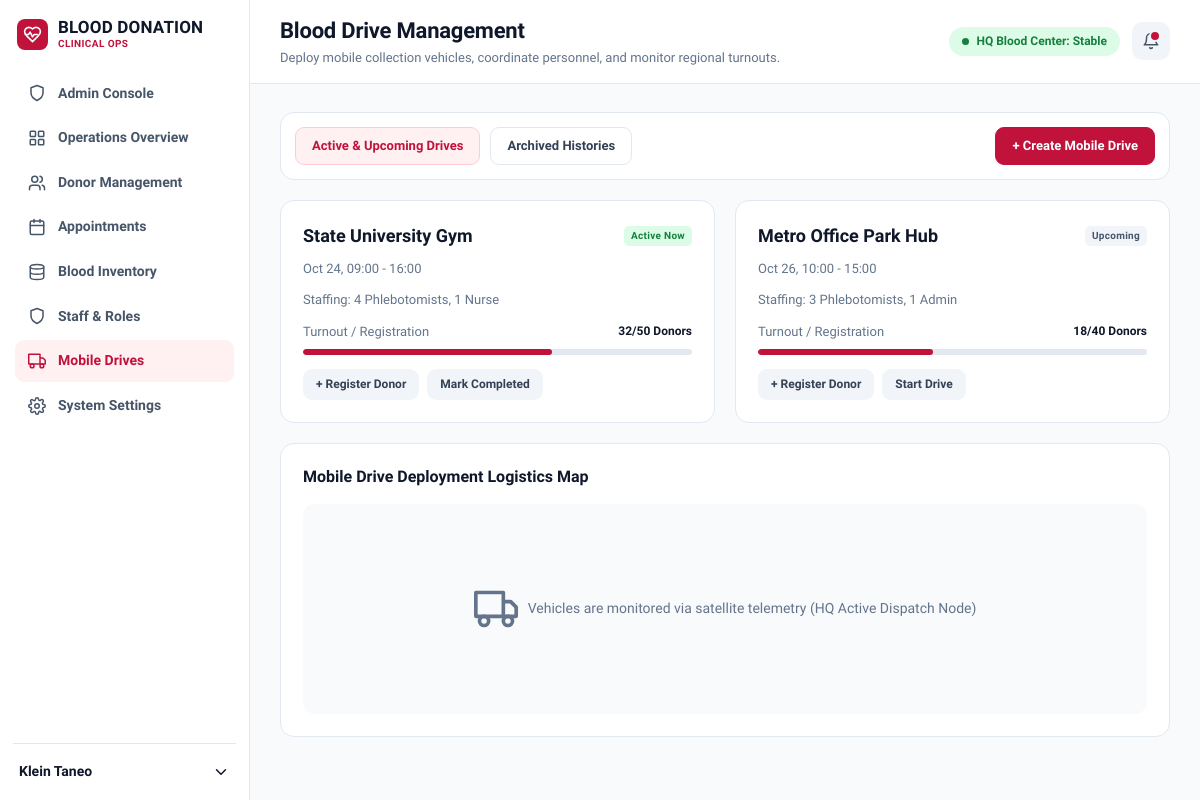
Page /drives.php (signed in) on the committed database.
### tables this page shows
CREATE TABLE users (
  id INT AUTO_INCREMENT PRIMARY KEY,
  name VARCHAR(100) NOT NULL,
  email VARCHAR(150) NOT NULL UNIQUE,
  password_hash VARCHAR(255) NOT NULL,
  role VARCHAR(60) NOT NULL DEFAULT 'Triage Nurse',
  facility VARCHAR(80) NOT NULL DEFAULT 'HQ Central Center',
  access_level VARCHAR(60) NOT NULL DEFAULT 'Pre-screening',
  status ENUM('Active','Pending','Suspended') NOT NULL DEFAULT 'Pending',
  avatar VARCHAR(100) NULL,
  created_at TIMESTAMP DEFAULT CURRENT_TIMESTAMP
);

CREATE TABLE drives (
  id INT AUTO_INCREMENT PRIMARY KEY,
  name VARCHAR(120) NOT NULL,
  drive_date DATE NOT NULL,
  start_time TIME NOT NULL,
  end_time TIME NOT NULL,
  staffing VARCHAR(160) NOT NULL,
  registered INT NOT NULL DEFAULT 0,
  target INT NOT NULL DEFAULT 50,
  status ENUM('Active','Upcoming','Completed') NOT NULL DEFAULT 'Upcoming',
  created_at TIMESTAMP DEFAULT CURRENT_TIMESTAMP
);

### drives.php (the view, shortened to what this page needs)
<?php
require __DIR__ . '/config.php';
require __DIR__ . '/includes/layout.php';
$u = require_login();
$arch = ($_GET['tab'] ?? '') === 'archive';
$drives = q('SELECT * FROM drives WHERE status ' . ($arch ? '= "Completed" ORDER BY drive_date DESC' : 'IN ("Active","Upcoming") ORDER BY drive_date'))->fetchAll();
app_start('Blood Drive Management', 'Deploy mobile collection vehicles, coordinate personnel, and monitor regional turnouts.', 'drives');
?>
<div class="card filters">
  <a class="btn <?= !$arch ? 'tab-on' : '' ?>" href="drives.php">Active &amp; Upcoming Drives</a>
  <a class="btn <?= $arch ? 'tab-on' : '' ?>" href="drives.php?tab=archive">Archived Histories</a>
  <span class="spacer"></span><button class="btn primary" data-open="driveModal">+ Create Mobile Drive</button>
</div>
<div class="grid2 even">
<?php foreach ($drives as $d): $pct = min(100, round($d['registered'] / max(1, $d['target']) * 100)); ?>
  <div class="card drive">
    <div class="between"><h3><?= e($d['name']) ?></h3>
      <span class="tag <?= $d['status'] === 'Active' ? 'stable' : 'neutral' ?>"><?= $d['status'] === 'Active' ? 'Active Now' : ($d['status'] === 'Upcoming' ? 'Upcoming' : 'Completed ' . e(date('M j', strtotime($d['drive_date'])))) ?></span></div>
    <p class="muted"><?= e(date('M j', strtotime($d['drive_date']))) ?>, <?= e(date('H:i', strtotime($d['start_time']))) ?> - <?= e(date('H:i', strtotime($d['end_time']))) ?></p>
    <p class="muted">Staffing: <?= e($d['staffing']) ?></p>
    <div class="between sm"><span class="muted">Turnout / Registration</span><b><?= (int)$d['registered'] ?>/<?= (int)$d['target'] ?> <?= $d['status'] === 'Completed' ? 'Collected' : 'Donors' ?></b></div>
    <div class="bar critical"><i style="width:<?= $pct ?>%"></i></div>
    <?php if ($d['status'] !== 'Completed'): ?>
    <div class="btns top"><form method="post" class="inline"><button class="btn sm">+ Register Donor</button></form>
      <form method="post" class="inline"><?= csrf_field() ?><input type="hidden" name="id" value="<?= (int)$d['id'] ?>"><input type="hidden" name="action" value="status">
        <input type="hidden" name="to" value="<?= $d['status'] === 'Active' ? 'Completed' : 'Active' ?>"><button class="btn sm"><?= $d['status'] === 'Active' ? 'Mark Completed' : 'Start Drive' ?></button></form></div>
    <?php endif; ?>
  </div>
<?php endforeach; if (!$drives): ?><div class="card empty">No drives in this view.</div><?php endif; ?>
</div>
<div class="card"><div class="card-head"><h2>Mobile Drive Deployment Logistics Map</h2></div>
  <div class="map"><?= icon('truck') ?><span>Vehicles are monitored via satellite telemetry (HQ Active Dispatch Node)</span></div></div>
<?php modal_end(); app_end();

### includes/layout.php (shortened to what this page needs)
<?php
function head_tags(string $title): string {
    return '<!DOCTYPE html><html lang="en"><head><meta charset="utf-8">'
        . '<meta name="viewport" content="width=device-width, initial-scale=1">'
        . '<title>' . e($title) . ' · ' . APP_NAME . '</title>'
        . '<link rel="preconnect" href="https://fonts.googleapis.com"><link rel="preconnect" href="https://fonts.gstatic.com" crossorigin>'
        . '<link href="https://fonts.googleapis.com/css2?family=Hanken+Grotesk:wght@400;500;600;700;800&display=swap" rel="stylesheet">'
        . '<link rel="stylesheet" href="assets/css/style.css"></head>';
}
function brand(bool $sub = false): string {
    return '<div class="brand"><span class="logo">' . icon('heart') . '</span><span><b>BLOOD DONATION</b>'
        . ($sub ? '<small>CLINICAL OPS</small>' : '') . '</span></div>';
}
function app_start(string $title, string $sub, string $active): void {
    $u = user();
    $nav = [
        'dashboard' => ['Operations Overview', 'grid'], 'donors' => ['Donor Management', 'users'],
        'appointments' => ['Appointments', 'calendar'], 'inventory' => ['Blood Inventory', 'database'],
        'staff' => ['Staff & Roles', 'shield'], 'drives' => ['Mobile Drives', 'truck'],
        'settings' => ['System Settings', 'settings'],
    ];
    if ($u && is_admin($u)) $nav = ['admin' => ['Admin Console', 'shield']] + $nav;
    $crit = (int)q('SELECT COUNT(*) FROM blood_inventory WHERE units < ?', [(int)setting('critical_below', '25')])->fetchColumn();
    echo head_tags($title) . '<body><div class="shell">';
    echo '<aside class="sidebar" id="sidebar">' . brand(true) . '<nav>';
    foreach ($nav as $k => [$label, $ic]) {
        echo '<a href="' . $k . '.php" class="' . ($active === $k ? 'active' : '') . '">' . icon($ic) . '<span>' . e($label) . '</span></a>';
    }
    echo '</nav><details class="usermenu"><summary><span>' . e($u['name']) . '</span>' . icon('chev') . '</summary>'
        . '<a href="logout.php">Log out</a></details></aside>';
    echo '<div class="overlay" id="overlay"></div><div class="main"><header class="topbar">'
        . '<button class="menu-btn" id="menuBtn" aria-label="Open menu">' . icon('menu') . '</button>'
        . '<div class="ttl"><h1>' . e($title) . '</h1><p>' . e($sub) . '</p></div>'
        . '<div class="tools"><span class="pill ok"><i></i>HQ Blood Center: ' . ($crit >= 3 ? 'Alert' : 'Stable') . '</span>'
        . '<a class="iconbtn' . ($crit ? ' dot' : '') . '" href="dashboard.php" aria-label="Alerts">' . icon('bell') . '</a></div></header>'
        . '<section class="content">' . flash_html();
}
function app_end(): void { echo '</section></div></div><script src="assets/js/app.js"></script></body></html>'; }

### rows in the picture
users: name "Klein Taneo"
drives: name "State University Gym", status "Active Now", drive_date "Oct 24", start_time "09:00", end_time "16:00", staffing "4 Phlebotomists, 1 Nurse", registered "32", target "50"
drives: name "Metro Office Park Hub", status "Upcoming", drive_date "Oct 26", start_time "10:00", end_time "15:00", staffing "3 Phlebotomists, 1 Admin", registered "18", target "40"

### other values in the picture
$label "Admin Console"
$label "Operations Overview"
$label "Donor Management"
$label "Appointments"
$label "Blood Inventory"
$label "Staff & Roles"
$label "Mobile Drives"
$label "System Settings"
$title "Blood Drive Management"
$sub "Deploy mobile collection vehicles, coordinate personnel, and monitor regional turnouts."
